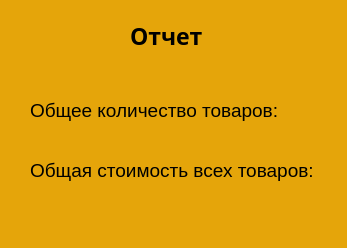
<?xml version="1.0" encoding="UTF-8"?>
<ui version="4.0">
 <class>Form</class>
 <widget class="QWidget" name="Form">
  <property name="geometry">
   <rect>
    <x>0</x>
    <y>0</y>
    <width>347</width>
    <height>248</height>
   </rect>
  </property>
  <property name="windowTitle">
   <string>Отчет</string>
  </property>
  <property name="styleSheet">
   <string notr="true">background-color: rgb(229, 165, 10);</string>
  </property>
  <widget class="QLabel" name="title_lbl">
   <property name="geometry">
    <rect>
     <x>130</x>
     <y>10</y>
     <width>81</width>
     <height>51</height>
    </rect>
   </property>
   <property name="font">
    <font>
     <family>Open Sans</family>
     <pointsize>17</pointsize>
     <weight>75</weight>
     <italic>false</italic>
     <bold>true</bold>
    </font>
   </property>
   <property name="styleSheet">
    <string notr="true"/>
   </property>
   <property name="text">
    <string>Отчет</string>
   </property>
  </widget>
  <widget class="QLabel" name="label">
   <property name="geometry">
    <rect>
     <x>30</x>
     <y>80</y>
     <width>271</width>
     <height>61</height>
    </rect>
   </property>
   <property name="font">
    <font>
     <pointsize>14</pointsize>
    </font>
   </property>
   <property name="text">
    <string>Общее количество товаров:</string>
   </property>
  </widget>
  <widget class="QLabel" name="label_2">
   <property name="geometry">
    <rect>
     <x>30</x>
     <y>140</y>
     <width>301</width>
     <height>61</height>
    </rect>
   </property>
   <property name="font">
    <font>
     <pointsize>14</pointsize>
    </font>
   </property>
   <property name="text">
    <string>Общая стоимость всех товаров:</string>
   </property>
  </widget>
 </widget>
 <resources/>
 <connections/>
</ui>
